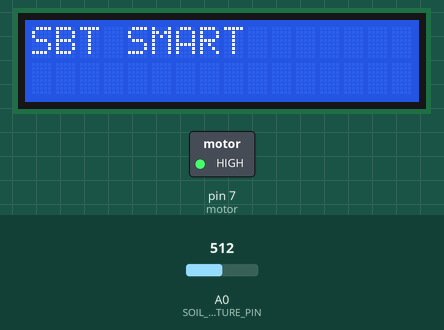
The sketch below on a simulated Arduino Uno, built with avr-gcc and run on an emulated ATmega328P. On the bench: 16×2 character LCD, switched loads named in the sketch (green lamp = pin HIGH). The test bench sets the inputs (shaded band); at power-on: A0 (SOIL_MOISTURE_PIN) = 512.

Above: at 3.1 s.
At 12.3 s:
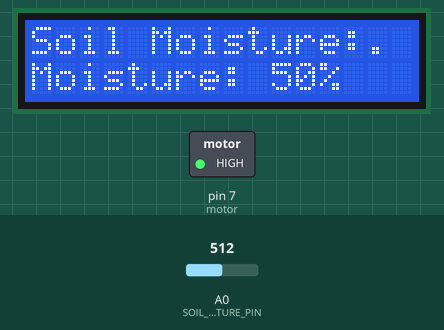
12.4 s: A0 (SOIL_MOISTURE_PIN) set to 539
At 13.1 s:
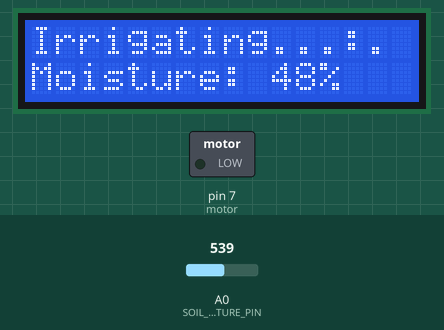
14.2 s: A0 (SOIL_MOISTURE_PIN) set to 511
At 15.1 s:
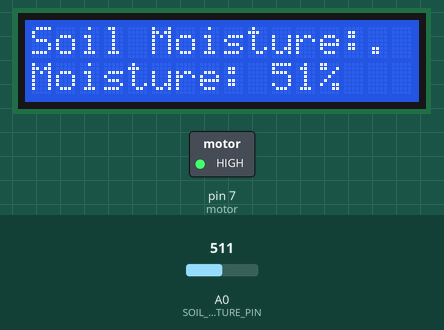
15.9 s: A0 (SOIL_MOISTURE_PIN) set to 306
At 17.2 s:
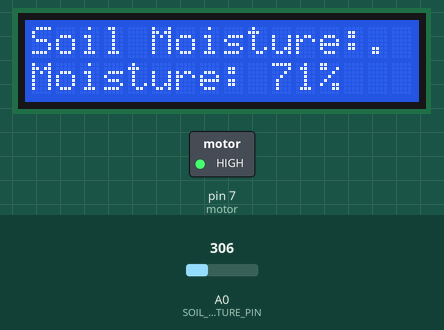
Timing chart, 0 to 18.9 s (numbered marks = the images above; inputs shaded):
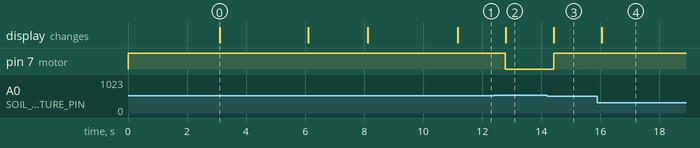

The sketch:

smart-irrigation.ino
```cpp
#include <Wire.h>
#include <LiquidCrystal_I2C.h>

#define SOIL_MOISTURE_PIN A0 // Analog pin for soil moisture sensor

// Initialize the LCD with the I2C address 0x27
LiquidCrystal_I2C lcd(0x27, 16, 2);
int motor=7;

void setup() {

  pinMode(motor,OUTPUT);
  digitalWrite(motor,HIGH);
  lcd.init(); // Initialize the LCD
  lcd.backlight();  // Turn on the backlight
  lcd.setCursor(0, 0);
  lcd.print("hello boss");
  delay(3000);
  lcd.setCursor(0, 0);
  lcd.print("SBT SMART                  ");
  delay(3000);
  lcd.setCursor(0, 0);
  lcd.print("this is DCME B");
  delay(2000);
  lcd.setCursor(0, 0);
  lcd.print("initializing...");
  delay(3000);
  lcd.setCursor(0, 0);
}

void loop() {
  int moistureLevel = analogRead(SOIL_MOISTURE_PIN); // Read soil moisture level
  int percentage = map(moistureLevel, 0, 1023, 100, 0); // Map moisture level to percentage
  lcd.setCursor(0, 1);
  lcd.print("               "); // Clear previous content
  lcd.setCursor(0, 1);
  lcd.print("Moisture: ");
  lcd.print(percentage);
  lcd.print("%");

  // Check if the soil moisture is below a threshold value
  if (percentage < 50  ) { // Adjust threshold value according to your requirements
    // Turn on irrigation system
    // Add your irrigation control logic here
    lcd.setCursor(0, 0);
    digitalWrite(motor,LOW);
    lcd.print("Irrigating...");
  } else  {
    // Turn off irrigation system
    // Add your irrigation control logic here
    lcd.setCursor(0, 0);
    lcd.print("Soil Moisture:");
    digitalWrite(motor,HIGH);
  }

  delay(500); // Delay for stability
}
```

Measured:
- the behaviour switches between 521 and 522 on A0 (SOIL_MOISTURE_PIN) (found by bisection; images 1 and 2)
- after the input at 12.4 s, pin 7 (motor): HIGH → LOW after 0.38 s; the display: changes after 0.39 s (image 2)
- after the input at 14.2 s, pin 7 (motor): LOW → HIGH after 0.22 s; the display: changes after 0.22 s (image 3)
- after the input at 15.9 s, the display: changes after 0.14 s (image 4)
- what the display in image 0 shows lasts 3.0 s, from 3.1 s to 6.1 s
